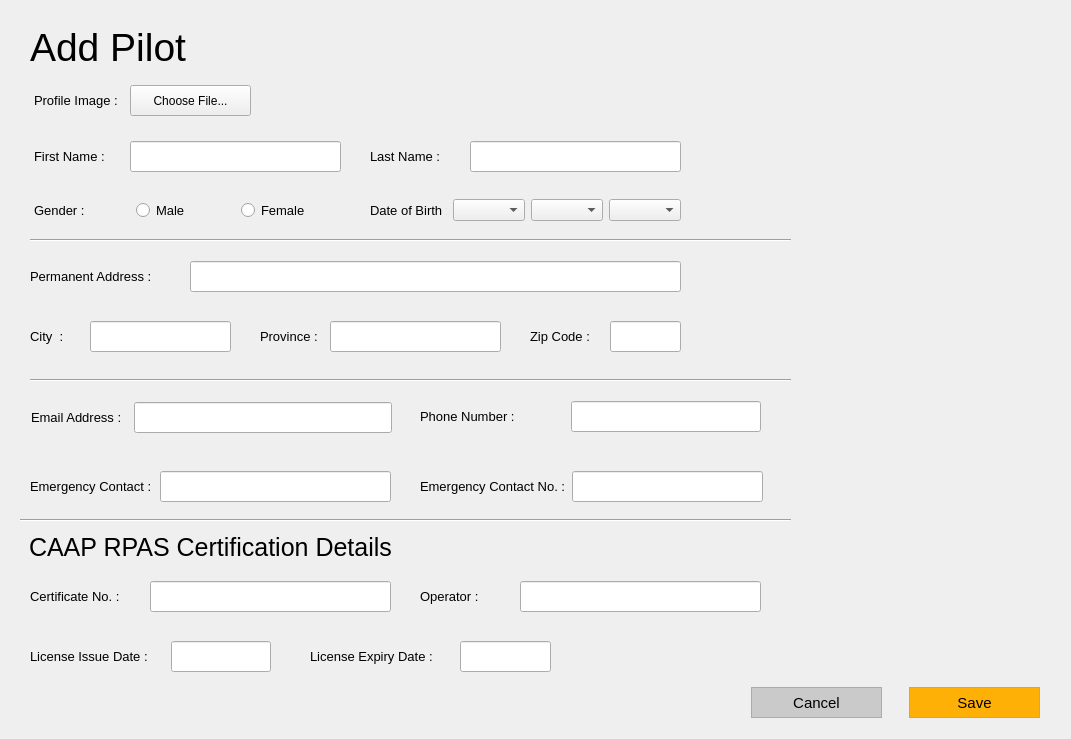
<?xml version="1.0" encoding="UTF-8"?>
<ui version="4.0">
 <class>MainWindow</class>
 <widget class="QMainWindow" name="MainWindow">
  <property name="geometry">
   <rect>
    <x>0</x>
    <y>0</y>
    <width>1071</width>
    <height>739</height>
   </rect>
  </property>
  <property name="minimumSize">
   <size>
    <width>1071</width>
    <height>739</height>
   </size>
  </property>
  <property name="maximumSize">
   <size>
    <width>1071</width>
    <height>739</height>
   </size>
  </property>
  <property name="font">
   <font>
    <pointsize>9</pointsize>
    <kerning>true</kerning>
   </font>
  </property>
  <property name="windowTitle">
   <string>AIDS – Pilot Registration [Administrator] </string>
  </property>
  <property name="windowIcon">
   <iconset>
    <normaloff>../../Resources/logo_svg.svg</normaloff>../../Resources/logo_svg.svg</iconset>
  </property>
  <widget class="QWidget" name="centralwidget">
   <widget class="QLabel" name="lbl_addPilot">
    <property name="geometry">
     <rect>
      <x>20</x>
      <y>24</y>
      <width>191</width>
      <height>51</height>
     </rect>
    </property>
    <property name="font">
     <font>
      <family>Segoe UI</family>
      <pointsize>29</pointsize>
      <kerning>true</kerning>
     </font>
    </property>
    <property name="styleSheet">
     <string notr="true">padding-bottom: 4px;
padding-right:4px;
</string>
    </property>
    <property name="text">
     <string>Add Pilot</string>
    </property>
   </widget>
   <widget class="QLabel" name="lbl_caap">
    <property name="geometry">
     <rect>
      <x>20</x>
      <y>530</y>
      <width>381</width>
      <height>35</height>
     </rect>
    </property>
    <property name="font">
     <font>
      <family>Helvetica</family>
      <pointsize>19</pointsize>
      <kerning>true</kerning>
     </font>
    </property>
    <property name="styleSheet">
     <string notr="true">padding-left:3px;</string>
    </property>
    <property name="text">
     <string>CAAP RPAS Certification Details</string>
    </property>
   </widget>
   <widget class="Line" name="line">
    <property name="geometry">
     <rect>
      <x>30</x>
      <y>230</y>
      <width>761</width>
      <height>20</height>
     </rect>
    </property>
    <property name="orientation">
     <enum>Qt::Horizontal</enum>
    </property>
   </widget>
   <widget class="Line" name="line_2">
    <property name="geometry">
     <rect>
      <x>20</x>
      <y>510</y>
      <width>771</width>
      <height>20</height>
     </rect>
    </property>
    <property name="orientation">
     <enum>Qt::Horizontal</enum>
    </property>
   </widget>
   <widget class="Line" name="line_3">
    <property name="geometry">
     <rect>
      <x>30</x>
      <y>370</y>
      <width>761</width>
      <height>20</height>
     </rect>
    </property>
    <property name="orientation">
     <enum>Qt::Horizontal</enum>
    </property>
   </widget>
   <widget class="QLabel" name="lbl_profilePic">
    <property name="geometry">
     <rect>
      <x>830</x>
      <y>30</y>
      <width>191</width>
      <height>181</height>
     </rect>
    </property>
    <property name="minimumSize">
     <size>
      <width>191</width>
      <height>181</height>
     </size>
    </property>
    <property name="maximumSize">
     <size>
      <width>191</width>
      <height>181</height>
     </size>
    </property>
    <property name="text">
     <string/>
    </property>
    <property name="pixmap">
     <pixmap>../../Resources/profile_placeholder.png</pixmap>
    </property>
    <property name="scaledContents">
     <bool>true</bool>
    </property>
   </widget>
   <widget class="QWidget" name="layoutWidget">
    <property name="geometry">
     <rect>
      <x>730</x>
      <y>682</y>
      <width>331</width>
      <height>41</height>
     </rect>
    </property>
    <layout class="QHBoxLayout" name="horizontalLayout">
     <item>
      <widget class="QPushButton" name="btn_cancel">
       <property name="minimumSize">
        <size>
         <width>131</width>
         <height>31</height>
        </size>
       </property>
       <property name="maximumSize">
        <size>
         <width>131</width>
         <height>31</height>
        </size>
       </property>
       <property name="font">
        <font>
         <family>Helvetica</family>
         <pointsize>11</pointsize>
        </font>
       </property>
       <property name="styleSheet">
        <string notr="true">QPushButton {
color: rgb(0, 0, 0);
	background-color: rgb(202, 202, 202);
border: 1.2px solid #ABABAB;
outline: none;}

QPushButton:hover{
color: rgb(255, 255, 255);
background-color: rgb(171, 171, 171);
outline: none;
border: none;
}

QPushButton:pressed{
color: rgb(255, 255, 255);
background-color: rgb(129, 129, 129);
outline: none;
border: none;
}


</string>
       </property>
       <property name="text">
        <string>Cancel</string>
       </property>
      </widget>
     </item>
     <item>
      <widget class="QPushButton" name="btn_save">
       <property name="minimumSize">
        <size>
         <width>131</width>
         <height>31</height>
        </size>
       </property>
       <property name="maximumSize">
        <size>
         <width>131</width>
         <height>31</height>
        </size>
       </property>
       <property name="font">
        <font>
         <family>Helvetica</family>
         <pointsize>11</pointsize>
        </font>
       </property>
       <property name="styleSheet">
        <string notr="true">QPushButton {
background-color: rgb(255, 176, 6);
border: 1.2px solid #ff9d07;
outline: none;}

QPushButton:hover{
background-color: rgb(255, 157, 7);
outline: none;
border: none;
}

QPushButton:pressed{
background-color: rgb(254, 140, 8);
outline: none;
border: none;
}


</string>
       </property>
       <property name="text">
        <string>Save</string>
       </property>
      </widget>
     </item>
    </layout>
   </widget>
   <widget class="QWidget" name="layoutWidget">
    <property name="geometry">
     <rect>
      <x>370</x>
      <y>140</y>
      <width>311</width>
      <height>33</height>
     </rect>
    </property>
    <layout class="QHBoxLayout" name="lname_layout">
     <item>
      <widget class="QLabel" name="lbl_Lname">
       <property name="font">
        <font>
         <family>Segoe UI</family>
         <pointsize>10</pointsize>
         <kerning>true</kerning>
        </font>
       </property>
       <property name="styleSheet">
        <string notr="true"/>
       </property>
       <property name="text">
        <string>Last Name :</string>
       </property>
      </widget>
     </item>
     <item>
      <widget class="QLineEdit" name="txt_lname">
       <property name="minimumSize">
        <size>
         <width>211</width>
         <height>31</height>
        </size>
       </property>
       <property name="maximumSize">
        <size>
         <width>211</width>
         <height>31</height>
        </size>
       </property>
       <property name="styleSheet">
        <string notr="true">padding-left:4px;</string>
       </property>
      </widget>
     </item>
    </layout>
   </widget>
   <widget class="QWidget" name="layoutWidget">
    <property name="geometry">
     <rect>
      <x>30</x>
      <y>140</y>
      <width>311</width>
      <height>33</height>
     </rect>
    </property>
    <layout class="QHBoxLayout" name="fname_layout">
     <item>
      <widget class="QLabel" name="lbl_fName">
       <property name="font">
        <font>
         <family>Segoe UI</family>
         <pointsize>10</pointsize>
        </font>
       </property>
       <property name="styleSheet">
        <string notr="true">padding-left: 1px;
</string>
       </property>
       <property name="text">
        <string>First Name :</string>
       </property>
      </widget>
     </item>
     <item>
      <widget class="QLineEdit" name="txt_fname">
       <property name="minimumSize">
        <size>
         <width>211</width>
         <height>31</height>
        </size>
       </property>
       <property name="maximumSize">
        <size>
         <width>211</width>
         <height>31</height>
        </size>
       </property>
       <property name="styleSheet">
        <string notr="true">padding-left:4px;</string>
       </property>
      </widget>
     </item>
    </layout>
   </widget>
   <widget class="QWidget" name="layoutWidget">
    <property name="geometry">
     <rect>
      <x>30</x>
      <y>190</y>
      <width>311</width>
      <height>41</height>
     </rect>
    </property>
    <layout class="QHBoxLayout" name="gender_layout">
     <item>
      <widget class="QLabel" name="lbl_gender">
       <property name="font">
        <font>
         <family>Segoe UI</family>
         <pointsize>10</pointsize>
         <kerning>true</kerning>
        </font>
       </property>
       <property name="styleSheet">
        <string notr="true">padding-left:1px;</string>
       </property>
       <property name="text">
        <string>Gender :</string>
       </property>
      </widget>
     </item>
     <item>
      <widget class="QRadioButton" name="rbtn_male">
       <property name="font">
        <font>
         <family>Segoe UI</family>
         <pointsize>10</pointsize>
        </font>
       </property>
       <property name="styleSheet">
        <string notr="true"/>
       </property>
       <property name="text">
        <string>Male</string>
       </property>
      </widget>
     </item>
     <item>
      <widget class="QRadioButton" name="rbtn_female">
       <property name="font">
        <font>
         <family>Segoe UI</family>
         <pointsize>10</pointsize>
        </font>
       </property>
       <property name="text">
        <string>Female</string>
       </property>
      </widget>
     </item>
    </layout>
   </widget>
   <widget class="QWidget" name="layoutWidget">
    <property name="geometry">
     <rect>
      <x>370</x>
      <y>190</y>
      <width>311</width>
      <height>41</height>
     </rect>
    </property>
    <layout class="QHBoxLayout" name="dob_layout">
     <item>
      <widget class="QLabel" name="lbl_dob">
       <property name="font">
        <font>
         <family>Segoe UI</family>
         <pointsize>10</pointsize>
         <kerning>true</kerning>
        </font>
       </property>
       <property name="styleSheet">
        <string notr="true"/>
       </property>
       <property name="text">
        <string>Date of Birth :</string>
       </property>
      </widget>
     </item>
     <item>
      <widget class="QComboBox" name="cmb_month"/>
     </item>
     <item>
      <widget class="QComboBox" name="cmb_day"/>
     </item>
     <item>
      <widget class="QComboBox" name="cmb_year"/>
     </item>
    </layout>
   </widget>
   <widget class="QWidget" name="layoutWidget">
    <property name="geometry">
     <rect>
      <x>30</x>
      <y>260</y>
      <width>651</width>
      <height>33</height>
     </rect>
    </property>
    <layout class="QHBoxLayout" name="address_layout">
     <item>
      <widget class="QLabel" name="lbl_address">
       <property name="font">
        <font>
         <family>Segoe UI</family>
         <pointsize>10</pointsize>
         <kerning>true</kerning>
        </font>
       </property>
       <property name="styleSheet">
        <string notr="true"/>
       </property>
       <property name="text">
        <string>Permanent Address :</string>
       </property>
      </widget>
     </item>
     <item>
      <widget class="QLineEdit" name="txt_address">
       <property name="minimumSize">
        <size>
         <width>491</width>
         <height>31</height>
        </size>
       </property>
       <property name="maximumSize">
        <size>
         <width>491</width>
         <height>31</height>
        </size>
       </property>
       <property name="styleSheet">
        <string notr="true">padding-left:4px;</string>
       </property>
      </widget>
     </item>
    </layout>
   </widget>
   <widget class="QWidget" name="layoutWidget">
    <property name="geometry">
     <rect>
      <x>30</x>
      <y>320</y>
      <width>201</width>
      <height>33</height>
     </rect>
    </property>
    <layout class="QHBoxLayout" name="city_layout">
     <item>
      <widget class="QLabel" name="lbl_city">
       <property name="font">
        <font>
         <family>Segoe UI</family>
         <pointsize>10</pointsize>
         <kerning>true</kerning>
        </font>
       </property>
       <property name="styleSheet">
        <string notr="true"/>
       </property>
       <property name="text">
        <string>City  :</string>
       </property>
      </widget>
     </item>
     <item>
      <widget class="QLineEdit" name="txt_city">
       <property name="minimumSize">
        <size>
         <width>141</width>
         <height>31</height>
        </size>
       </property>
       <property name="maximumSize">
        <size>
         <width>141</width>
         <height>31</height>
        </size>
       </property>
       <property name="styleSheet">
        <string notr="true">padding-left:4px;</string>
       </property>
      </widget>
     </item>
    </layout>
   </widget>
   <widget class="QWidget" name="layoutWidget">
    <property name="geometry">
     <rect>
      <x>260</x>
      <y>320</y>
      <width>241</width>
      <height>33</height>
     </rect>
    </property>
    <layout class="QHBoxLayout" name="province_layout">
     <item>
      <widget class="QLabel" name="lbl_province">
       <property name="font">
        <font>
         <family>Segoe UI</family>
         <pointsize>10</pointsize>
         <kerning>true</kerning>
        </font>
       </property>
       <property name="styleSheet">
        <string notr="true"/>
       </property>
       <property name="text">
        <string>Province :</string>
       </property>
      </widget>
     </item>
     <item>
      <widget class="QLineEdit" name="txt_province">
       <property name="minimumSize">
        <size>
         <width>171</width>
         <height>31</height>
        </size>
       </property>
       <property name="maximumSize">
        <size>
         <width>171</width>
         <height>31</height>
        </size>
       </property>
       <property name="styleSheet">
        <string notr="true">padding-left:4px;</string>
       </property>
      </widget>
     </item>
    </layout>
   </widget>
   <widget class="QWidget" name="layoutWidget">
    <property name="geometry">
     <rect>
      <x>530</x>
      <y>320</y>
      <width>151</width>
      <height>33</height>
     </rect>
    </property>
    <layout class="QHBoxLayout" name="zip_layout">
     <item>
      <widget class="QLabel" name="lbl_zip">
       <property name="font">
        <font>
         <family>Segoe UI</family>
         <pointsize>10</pointsize>
         <kerning>true</kerning>
        </font>
       </property>
       <property name="styleSheet">
        <string notr="true"/>
       </property>
       <property name="text">
        <string>Zip Code :</string>
       </property>
      </widget>
     </item>
     <item>
      <widget class="QLineEdit" name="txt_zip">
       <property name="minimumSize">
        <size>
         <width>71</width>
         <height>31</height>
        </size>
       </property>
       <property name="maximumSize">
        <size>
         <width>71</width>
         <height>31</height>
        </size>
       </property>
       <property name="styleSheet">
        <string notr="true">padding-left:4px;</string>
       </property>
       <property name="inputMethodHints">
        <set>Qt::ImhDigitsOnly</set>
       </property>
       <property name="text">
        <string/>
       </property>
      </widget>
     </item>
    </layout>
   </widget>
   <widget class="QWidget" name="layoutWidget">
    <property name="geometry">
     <rect>
      <x>31</x>
      <y>401</y>
      <width>361</width>
      <height>33</height>
     </rect>
    </property>
    <layout class="QHBoxLayout" name="email_layout">
     <item>
      <widget class="QLabel" name="lbl_email">
       <property name="font">
        <font>
         <family>Segoe UI</family>
         <pointsize>10</pointsize>
         <kerning>true</kerning>
        </font>
       </property>
       <property name="styleSheet">
        <string notr="true"/>
       </property>
       <property name="text">
        <string>Email Address :</string>
       </property>
      </widget>
     </item>
     <item>
      <widget class="QLineEdit" name="txt_email">
       <property name="minimumSize">
        <size>
         <width>251</width>
         <height>31</height>
        </size>
       </property>
       <property name="styleSheet">
        <string notr="true">padding-left:4px;
margin-left:6px;</string>
       </property>
      </widget>
     </item>
    </layout>
   </widget>
   <widget class="QWidget" name="layoutWidget">
    <property name="geometry">
     <rect>
      <x>420</x>
      <y>400</y>
      <width>341</width>
      <height>33</height>
     </rect>
    </property>
    <layout class="QHBoxLayout" name="mobile_layout">
     <item>
      <widget class="QLabel" name="lbl_mobile">
       <property name="font">
        <font>
         <family>Segoe UI</family>
         <pointsize>10</pointsize>
         <kerning>true</kerning>
        </font>
       </property>
       <property name="styleSheet">
        <string notr="true"/>
       </property>
       <property name="text">
        <string>Phone Number :</string>
       </property>
      </widget>
     </item>
     <item>
      <widget class="QLineEdit" name="txt_mobile">
       <property name="minimumSize">
        <size>
         <width>191</width>
         <height>31</height>
        </size>
       </property>
       <property name="maximumSize">
        <size>
         <width>191</width>
         <height>31</height>
        </size>
       </property>
       <property name="styleSheet">
        <string notr="true">padding-left:4px;
margin-left:1px;</string>
       </property>
      </widget>
     </item>
    </layout>
   </widget>
   <widget class="QWidget" name="layoutWidget">
    <property name="geometry">
     <rect>
      <x>30</x>
      <y>470</y>
      <width>361</width>
      <height>33</height>
     </rect>
    </property>
    <layout class="QHBoxLayout" name="emcontact_layout">
     <item>
      <widget class="QLabel" name="lbl_emContact">
       <property name="font">
        <font>
         <family>Segoe UI</family>
         <pointsize>10</pointsize>
         <kerning>true</kerning>
        </font>
       </property>
       <property name="styleSheet">
        <string notr="true"/>
       </property>
       <property name="text">
        <string>Emergency Contact :</string>
       </property>
      </widget>
     </item>
     <item>
      <widget class="QLineEdit" name="txt_emContact">
       <property name="minimumSize">
        <size>
         <width>231</width>
         <height>31</height>
        </size>
       </property>
       <property name="maximumSize">
        <size>
         <width>231</width>
         <height>31</height>
        </size>
       </property>
       <property name="font">
        <font>
         <pointsize>10</pointsize>
         <kerning>true</kerning>
        </font>
       </property>
       <property name="styleSheet">
        <string notr="true">padding-left:4px;</string>
       </property>
      </widget>
     </item>
    </layout>
   </widget>
   <widget class="QWidget" name="layoutWidget">
    <property name="geometry">
     <rect>
      <x>420</x>
      <y>470</y>
      <width>343</width>
      <height>33</height>
     </rect>
    </property>
    <layout class="QHBoxLayout" name="emmobile_layout">
     <item>
      <widget class="QLabel" name="lbl_emNumber">
       <property name="font">
        <font>
         <family>Segoe UI</family>
         <pointsize>10</pointsize>
         <kerning>true</kerning>
        </font>
       </property>
       <property name="text">
        <string>Emergency Contact No. :</string>
       </property>
      </widget>
     </item>
     <item>
      <widget class="QLineEdit" name="txt_emNumber">
       <property name="minimumSize">
        <size>
         <width>191</width>
         <height>31</height>
        </size>
       </property>
       <property name="maximumSize">
        <size>
         <width>191</width>
         <height>31</height>
        </size>
       </property>
       <property name="font">
        <font>
         <pointsize>10</pointsize>
         <kerning>true</kerning>
        </font>
       </property>
       <property name="styleSheet">
        <string notr="true">padding-left:4px;</string>
       </property>
      </widget>
     </item>
    </layout>
   </widget>
   <widget class="QWidget" name="layoutWidget">
    <property name="geometry">
     <rect>
      <x>30</x>
      <y>580</y>
      <width>361</width>
      <height>33</height>
     </rect>
    </property>
    <layout class="QHBoxLayout" name="certno_layout">
     <item>
      <widget class="QLabel" name="lbl_certificate">
       <property name="font">
        <font>
         <family>Segoe UI</family>
         <pointsize>10</pointsize>
         <kerning>true</kerning>
        </font>
       </property>
       <property name="styleSheet">
        <string notr="true"/>
       </property>
       <property name="text">
        <string>Certificate No. :</string>
       </property>
      </widget>
     </item>
     <item>
      <widget class="QLineEdit" name="txt_certificate">
       <property name="minimumSize">
        <size>
         <width>241</width>
         <height>31</height>
        </size>
       </property>
       <property name="maximumSize">
        <size>
         <width>241</width>
         <height>31</height>
        </size>
       </property>
       <property name="font">
        <font>
         <pointsize>10</pointsize>
         <kerning>true</kerning>
        </font>
       </property>
       <property name="styleSheet">
        <string notr="true">padding-left:4px;</string>
       </property>
      </widget>
     </item>
    </layout>
   </widget>
   <widget class="QWidget" name="layoutWidget">
    <property name="geometry">
     <rect>
      <x>420</x>
      <y>580</y>
      <width>341</width>
      <height>33</height>
     </rect>
    </property>
    <layout class="QHBoxLayout" name="operator_layout">
     <item>
      <widget class="QLabel" name="lbl_operator">
       <property name="font">
        <font>
         <family>Segoe UI</family>
         <pointsize>10</pointsize>
         <kerning>true</kerning>
        </font>
       </property>
       <property name="styleSheet">
        <string notr="true"/>
       </property>
       <property name="text">
        <string>Operator :</string>
       </property>
      </widget>
     </item>
     <item>
      <widget class="QLineEdit" name="txt_operator">
       <property name="minimumSize">
        <size>
         <width>241</width>
         <height>31</height>
        </size>
       </property>
       <property name="maximumSize">
        <size>
         <width>241</width>
         <height>31</height>
        </size>
       </property>
       <property name="font">
        <font>
         <pointsize>10</pointsize>
         <kerning>true</kerning>
        </font>
       </property>
       <property name="styleSheet">
        <string notr="true">padding-left:4px;</string>
       </property>
      </widget>
     </item>
    </layout>
   </widget>
   <widget class="QWidget" name="layoutWidget">
    <property name="geometry">
     <rect>
      <x>30</x>
      <y>640</y>
      <width>241</width>
      <height>33</height>
     </rect>
    </property>
    <layout class="QHBoxLayout" name="issuedate_layout">
     <item>
      <widget class="QLabel" name="lbl_licenseIssue">
       <property name="font">
        <font>
         <family>Segoe UI</family>
         <pointsize>10</pointsize>
         <kerning>true</kerning>
        </font>
       </property>
       <property name="styleSheet">
        <string notr="true"/>
       </property>
       <property name="text">
        <string>License Issue Date :</string>
       </property>
      </widget>
     </item>
     <item>
      <widget class="QLineEdit" name="txt_issueDate">
       <property name="minimumSize">
        <size>
         <width>100</width>
         <height>31</height>
        </size>
       </property>
       <property name="maximumSize">
        <size>
         <width>100</width>
         <height>31</height>
        </size>
       </property>
       <property name="font">
        <font>
         <pointsize>10</pointsize>
         <kerning>true</kerning>
        </font>
       </property>
       <property name="styleSheet">
        <string notr="true">padding-left:4px;</string>
       </property>
      </widget>
     </item>
    </layout>
   </widget>
   <widget class="QWidget" name="layoutWidget">
    <property name="geometry">
     <rect>
      <x>310</x>
      <y>640</y>
      <width>241</width>
      <height>33</height>
     </rect>
    </property>
    <layout class="QHBoxLayout" name="expirydate_layout">
     <item>
      <widget class="QLabel" name="lbl_licenseEx">
       <property name="font">
        <font>
         <family>Segoe UI</family>
         <pointsize>10</pointsize>
         <kerning>true</kerning>
        </font>
       </property>
       <property name="styleSheet">
        <string notr="true"/>
       </property>
       <property name="text">
        <string>License Expiry Date :</string>
       </property>
      </widget>
     </item>
     <item>
      <widget class="QLineEdit" name="txt_licenseEx">
       <property name="minimumSize">
        <size>
         <width>91</width>
         <height>31</height>
        </size>
       </property>
       <property name="maximumSize">
        <size>
         <width>91</width>
         <height>31</height>
        </size>
       </property>
       <property name="font">
        <font>
         <pointsize>10</pointsize>
         <kerning>true</kerning>
        </font>
       </property>
       <property name="styleSheet">
        <string notr="true">padding-left:4px;</string>
       </property>
      </widget>
     </item>
    </layout>
   </widget>
   <widget class="QWidget" name="">
    <property name="geometry">
     <rect>
      <x>31</x>
      <y>84</y>
      <width>221</width>
      <height>33</height>
     </rect>
    </property>
    <layout class="QHBoxLayout" name="horizontalLayout_2">
     <item>
      <widget class="QLabel" name="lbl_profile">
       <property name="sizePolicy">
        <sizepolicy hsizetype="Fixed" vsizetype="Fixed">
         <horstretch>0</horstretch>
         <verstretch>0</verstretch>
        </sizepolicy>
       </property>
       <property name="font">
        <font>
         <family>Segoe UI</family>
         <pointsize>10</pointsize>
        </font>
       </property>
       <property name="styleSheet">
        <string notr="true">padding-right:2px;</string>
       </property>
       <property name="text">
        <string>Profile Image :</string>
       </property>
      </widget>
     </item>
     <item>
      <widget class="QPushButton" name="btn_profImg">
       <property name="minimumSize">
        <size>
         <width>121</width>
         <height>31</height>
        </size>
       </property>
       <property name="maximumSize">
        <size>
         <width>121</width>
         <height>31</height>
        </size>
       </property>
       <property name="styleSheet">
        <string notr="true"/>
       </property>
       <property name="text">
        <string>Choose File...</string>
       </property>
      </widget>
     </item>
    </layout>
   </widget>
  </widget>
 </widget>
 <tabstops>
  <tabstop>btn_profImg</tabstop>
  <tabstop>txt_fname</tabstop>
  <tabstop>txt_lname</tabstop>
  <tabstop>rbtn_male</tabstop>
  <tabstop>rbtn_female</tabstop>
  <tabstop>cmb_month</tabstop>
  <tabstop>cmb_day</tabstop>
  <tabstop>cmb_year</tabstop>
  <tabstop>txt_address</tabstop>
  <tabstop>txt_city</tabstop>
  <tabstop>txt_province</tabstop>
  <tabstop>txt_zip</tabstop>
  <tabstop>txt_email</tabstop>
  <tabstop>txt_mobile</tabstop>
  <tabstop>txt_emContact</tabstop>
  <tabstop>txt_emNumber</tabstop>
  <tabstop>txt_certificate</tabstop>
  <tabstop>txt_operator</tabstop>
  <tabstop>txt_issueDate</tabstop>
  <tabstop>txt_licenseEx</tabstop>
  <tabstop>btn_cancel</tabstop>
  <tabstop>btn_save</tabstop>
 </tabstops>
 <resources/>
 <connections/>
</ui>
